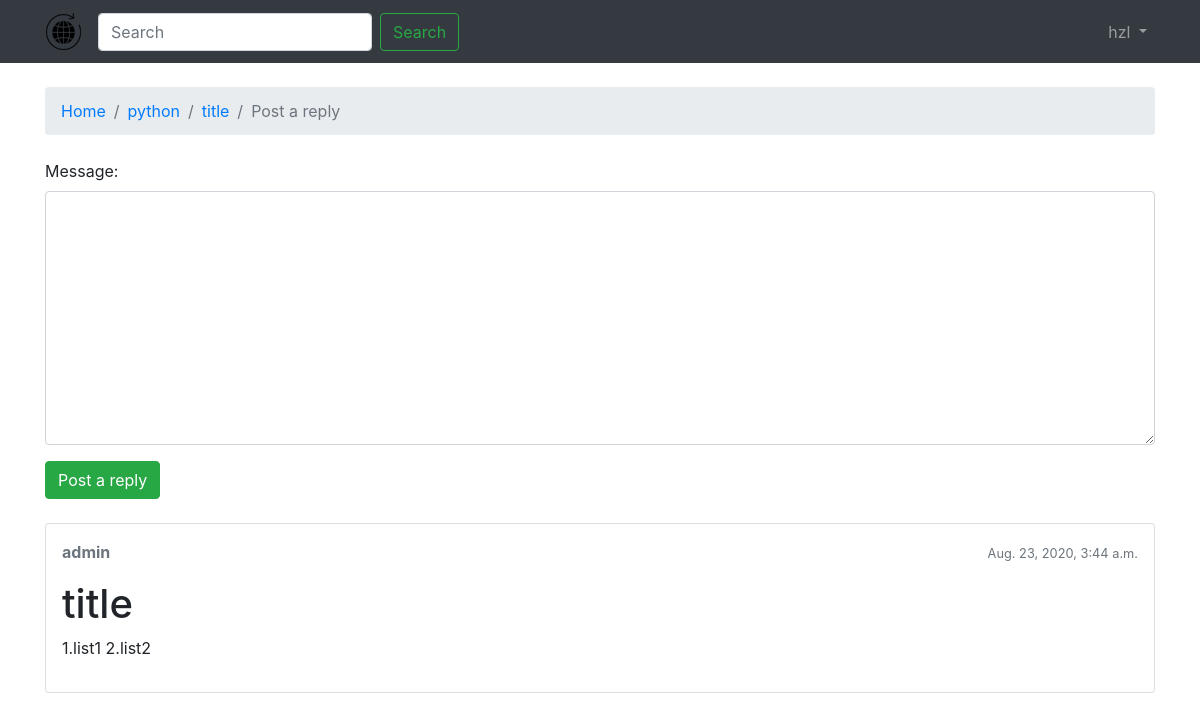
The page /boards/1/topics/105/reply/ (signed in) on the database its author committed.
### boards/models.py (models this page shows, shortened)
class Topic(models.Model):
    subject = models.CharField(max_length=255)
    last_updated = models.DateTimeField(auto_now_add=True)
    board = models.ForeignKey(Board, related_name='topics',on_delete=models.CASCADE)
    starter = models.ForeignKey(User, related_name='topics',on_delete=models.CASCADE)
    views = models.PositiveIntegerField(default=0)

class Board(models.Model):
    name = models.CharField(max_length=30, unique=True)
    description = models.CharField(max_length=100)

class Post(models.Model):
    message = models.TextField(max_length=4000)
    topic = models.ForeignKey(Topic, related_name='posts',on_delete=models.CASCADE)
    created_at = models.DateTimeField(auto_now_add=True)
    updated_at = models.DateTimeField(null=True)
    created_by = models.ForeignKey(User, related_name='posts',on_delete=models.CASCADE)
    updated_by = models.ForeignKey(User, null=True, related_name='+',on_delete=models.CASCADE)
    def get_message_as_markdown(self):
        return mark_safe(markdown(self.message, safe_mode='escape'))

### boards/views.py (the view)
# urls.py: url(r'^boards/(?P<pk>\d+)/topics/(?P<topic_pk>\d+)/reply/$', views.reply_topic, name='reply_topic'),
@login_required
def reply_topic(request, pk, topic_pk):
    topic = get_object_or_404(Topic, board__pk=pk, pk=topic_pk)
    if request.method == 'POST':
        form = PostForm(request.POST)
        if form.is_valid():
            post = form.save(commit=False)
            post.topic = topic
            post.created_by = request.user
            post.save()
            return redirect('topic_posts', pk=pk, topic_pk=topic_pk)
    else:
        form = PostForm()
    return render(request, 'reply_topic.html', {'topic': topic, 'form': form})

### accounts/forms.py
class PostForm(forms.ModelForm):
    class Meta:
        model = Post
        fields = ['message',]

### boards/templatetags/form_tags.py (called while the page is built)
@register.filter
def input_class(bound_field):
    css_class = ''
    if bound_field.form.is_bound:
        if bound_field.errors:
            css_class = 'is-invalid'
        elif field_type(bound_field) != 'PasswordInput':
            css_class = 'is-invalid'
    return 'form-control {}'.format(css_class)

### templates/reply_topic.html (shortened to what this page needs)
{% extends 'base.html' %}
{% load static %}
{% block breadcrumb %}
  <li class="breadcrumb-item"><a href="{% url 'home' %}">Home</a></li>
  <li class="breadcrumb-item"><a href="{% url 'board_topics' topic.board.pk %}">{{ topic.board.name }}</a></li>
  <li class="breadcrumb-item"><a href="{% url 'topic_posts' topic.board.pk topic.pk %}">{{ topic.subject }}</a></li>
  <li class="breadcrumb-item active">Post a reply</li>
{% endblock %}
{% block content %}
  <form method="post" class="mb-4">
    {% include 'includes/form.html' %}
    <button type="submit" class="btn btn-success">Post a reply</button>
  </form>
  {% for post in topic.posts.all %}
    <div class="card mb-2">
      <div class="card-body p-3">
        <div class="row mb-3">
          <div class="col-6">
            <strong class="text-muted">{{ post.created_by.username }}</strong>
          </div>
          <div class="col-6 text-right">
            <small class="text-muted">{{ post.created_at }}</small>
          </div>
        </div>
        {{ post.get_message_as_markdown }}
      </div>
    </div>
  {% endfor %}
{% endblock %}

### templates/base.html (shortened to what this page needs)
{% load static %}<!DOCTYPE html>
<html>
  <head>
    <link rel="stylesheet" href="{% static 'css/bootstrap.css' %}">
    <link rel="stylesheet" href="{% static 'css/bootstrap.css' %}">
    <link rel="stylesheet" href="{% static 'css/app.css' %}">
  </head>
  <body>
  {% block body %}
    <nav class="navbar sticky-top navbar-expand-sm navbar-dark bg-dark">
  <div class="container">
  <a class="navbar-brand" href="{% url 'home' %}"><img src = "{% static 'img/icon.png' %}"></a>
  <form class="form-inline">
    <input class="form-control mr-sm-2" type="search" placeholder="Search" aria-label="Search">
    <button class="btn btn-outline-success my-2 my-sm-0" type="submit">Search</button>
  </form>
    <div class="collapse navbar-collapse" id="mainMenu">
      {% if user.is_authenticated %}
        <ul class="navbar-nav ml-auto">
          <li class="nav-item dropdown">
            <a class="nav-link dropdown-toggle" href="#" id="userMenu" data-toggle="dropdown" aria-haspopup="true" aria-expanded="false">
              {{ user.username }}
            </a>
          </li>
        </ul>
      {% else %}
        <form class="form-inline ml-auto">
          <a href="{% url 'login' %}" class="btn btn-outline-secondary">Log in</a>
          <a href="{% url 'signup' %}" class="btn btn-primary ml-2">Sign up</a>
        </form>
      {% endif %}
    </div>
  </div>
    </nav>
    <div class="container">
      <ol class="breadcrumb my-4">
        {% block breadcrumb %}
        {% endblock %}
      </ol>
      {% block content %}
      {% endblock %}
    </div>
  {% endblock body %}
  </body>
</html>

### static/css/app.css (style rules this page uses)
.navbar-brand { font-family: 'Peralta', cursive; }

### rows shown on the page
Topic: board.name "python", subject "title"
Post: created_by.username "admin", created_at "Aug. 23, 2020, 3:44 a.m.", get_message_as_markdown "title 1.list1 2.list2"

### other values the page prints
{{ user.username }} "hzl"
{{ field.label_tag }} "Message:"
